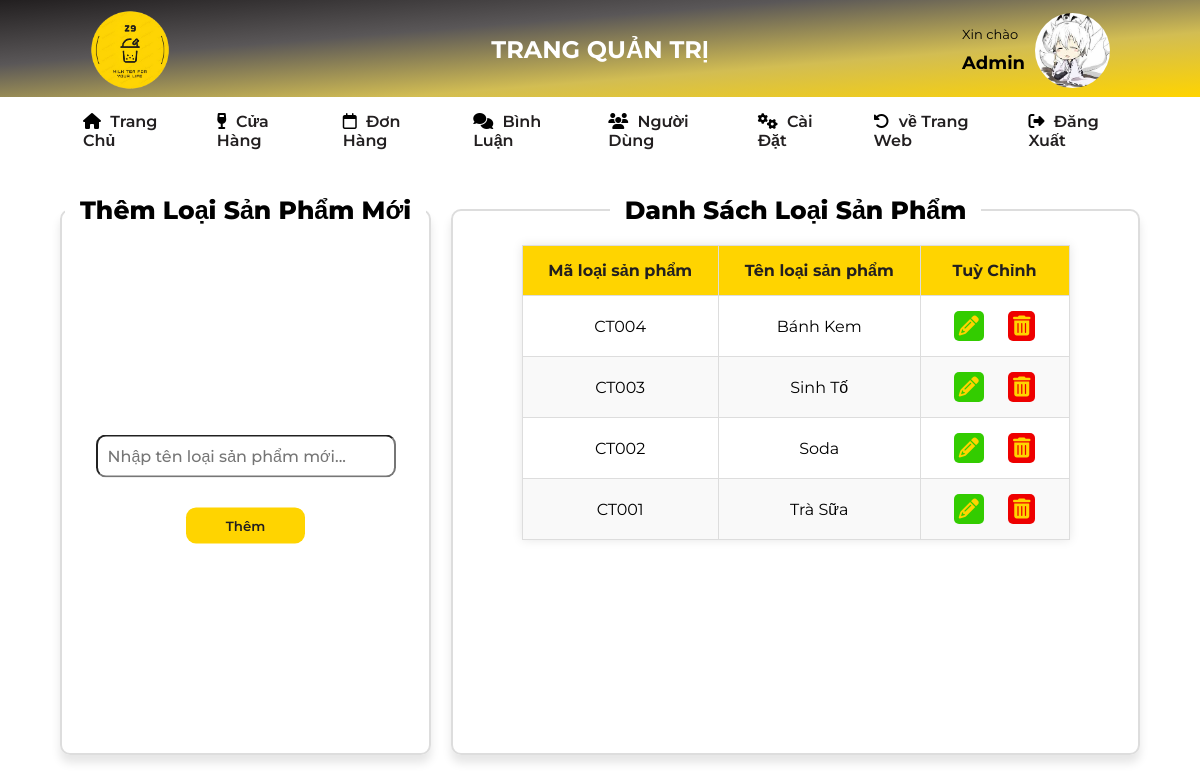
The app's page /admin/categoryAD/index.php (signed in) with its own data.
### tables this page shows
CREATE TABLE `users` (
  `user_id` varchar(10) NOT NULL,
  `user_name` varchar(15) NOT NULL,
  `email` varchar(255) NOT NULL,
  `pass_word` varchar(20) NOT NULL,
  `role` int(1) NOT NULL DEFAULT 1
);

CREATE TABLE `user_path` (
  `user_path_id` int(11) NOT NULL,
  `user_id` varchar(10) NOT NULL,
  `path` varchar(500) NOT NULL
);

CREATE TABLE `categorys` (
  `category_id` varchar(10) NOT NULL,
  `category_name` varchar(255) NOT NULL
);

### admin/categoryAD/index.php (the view, shortened to what this page needs)
<link rel="stylesheet" href="../css/category.css">
<?php
include "../public/header-admin.php";
?>
<div class="container-nav">
    <nav class="nav-admin-page">
        <li class="nav-item">
            <i class="fa-solid fa-house"></i>
            <a href="../index.php">Trang Chủ</a>
        </li>
        <li class="dropdown">
            <i class="fa-solid fa-wine-glass"></i>
            <a href="#">Cửa Hàng</a>
        </li>
        <li class="nav-item">
            <i class="fa-regular fa-calendar"></i>
            <a href="../orders/index.php">Đơn Hàng</a>
        </li>
        <li class="nav-item">
            <i class="fa-solid fa-comments"></i>
            <a href="#">Bình Luận</a>
        </li>
        <li class="nav-item">
            <i class="fa-solid fa-users"></i>
            <a href="../users/index.php">Người Dùng</a>
        </li>
        <li class="nav-item">
            <i class="fa-solid fa-gears"></i>
            <a href="../settings/edit-avt.php">Cài Đặt</a>
        </li>
        <li class="nav-item">
            <i class="fa-solid fa-rotate-left"></i>
            <a href="../../index.php">về Trang Web</a>
        </li>
        <li class="nav-item">
            <i class="fa-solid fa-right-from-bracket"></i>
            <a href="">Đăng Xuất</a>
        </li>
    </nav>
</div>
<div class="container-category">
    <main id="content-page">
        <fieldset class="container-add-new-category">
            <legend>Thêm Loại Sản Phẩm Mới</legend>
            <form class="ad-new-form" action="" method="POST">
                <input class="add-category-text" type="text" name="category_name" placeholder="Nhập tên loại sản phẩm mới..." required>
                <div class="container-add-btn">
                    <button class="add-category-btn" type="submit">Thêm</button>
                </div>
            </form>
        </fieldset>
        <fieldset class="container-list-category">
            <legend>Danh Sách Loại Sản Phẩm</legend>
            <table>
                <thead>
                    <tr>
                        <th>Mã loại sản phẩm</th>
                        <th>Tên loại sản phẩm</th>
                        <th>Tuỳ Chỉnh</th>
                    </tr>
                </thead>
                <tbody>
                    <?php
                    $servername = "localhost";
                    $username = "root";
                    $password = "";
                    $dbname = "z9milktea";
                    $conn = new mysqli($servername, $username, $password, $dbname);
                    $sql = "SELECT * FROM categorys ORDER BY category_id DESC";
                    $result = $conn->query($sql);
                    if ($result->num_rows > 0) {
                        while ($row = $result->fetch_assoc()) {
                            echo "<tr>";
                            echo "<td>" . $row["category_id"] . "</td>";
                            echo "<td>" . $row["category_name"] . "</td>";
                            echo '<td class="action-category">
                                            <button type="button" class="edit-btn">
                                                <a href="edit-category.php?id=' . $row["category_id"] . '"><i class="fa-solid fa-pencil"></i></a>
                                            </button>
                                            <button type="button" class="delete-btn">
                                                <a href="delete-category.php?category_id=' . $row["category_id"] . '"><i class="fa-solid fa-trash-can"></i></a>
                                            </button>
                                        </td>';
                            echo "</tr>";
                        }
                    } else {
                        echo "<p class='message-show-list-category'> Không có loại sản phẩm nào trong cơ sở dữ liệu. </p>";
                    }
                    ?>
                </tbody>
            </table>
        </fieldset>
    </main>
</div>

### admin/public/header-admin.php (shortened to what this page needs)
<link rel="stylesheet" href="https://cdnjs.cloudflare.com/ajax/libs/font-awesome/6.5.1/css/all.min.css" />
<link rel="stylesheet" href="../css/style.css">
<div class="container-header">
    <header id="header-admin">
        <section class="header-admin-left">
            <img src="../images/logo.jpg" alt="logo">
        </section>
        <section class="header-admin-mid">
            <h1>TRANG QUẢN TRỊ</h1>
        </section>
        <section class="header-admin-right">
            <div class="container-title-hello-user">
                <p>Xin chào</p>
                <?php
                    $servername = "localhost";
                    $username = "root";
                    $password = "";
                    $dbname = "z9milktea";
                    $conn = new mysqli($servername, $username, $password, $dbname);
                    if (isset($_SESSION['user_id'])) {
                        $user_id = $_SESSION['user_id'];
                        $sql = "SELECT user_name, role FROM users WHERE user_id = '$user_id'";
                        $result = $conn->query($sql);
                        if ($result->num_rows > 0) {
                            $row = $result->fetch_assoc();
                            $user_name = $row['user_name'];
                            $user_role = $row['role'];
                            if ($user_role == 0) {
                                echo '<div class="container-title-hello-user">
                                    <span>' . $user_name . '</span>
                                </div>';
                            } else {
                                header('Location: /z9milktea/');
                                exit();
                            }
                        } else {
                            echo "Không tìm thấy thông tin người dùng.";
                        }
                    } else {
                        header('Location: /z9milktea/login-sigup/');
                        exit();
                    }
                ?>
            </div>
            <div class="container-img-user">
                <a href="settings/edit-avt.php?user_id='. $user_id .'">
                    <?php
                    include "show-avt.php";
                    ?>
                </a>
            </div>
        </section>
    </header>
</div>

### admin/public/show-avt.php (shortened to what this page needs)
<?php
$servername = "localhost";
$username = "root";
$password = "";
$dbname = "z9milktea";
$conn = new mysqli($servername, $username, $password, $dbname);
if (isset($_SESSION['user_id'])) {
    $user_id = $_SESSION['user_id'];
    $sqlGetImagePath = "SELECT path FROM user_path WHERE user_id = '$user_id'";
    $resultGetImagePath = $conn->query($sqlGetImagePath);
    if ($resultGetImagePath->num_rows > 0) {
        $rowImagePath = $resultGetImagePath->fetch_assoc();
        $imagePath = 'uploads/' . $rowImagePath['path'];
        $web_image_path = 'http://localhost/z9milktea/admin/settings/' . $imagePath;
        echo '<img src="' . $web_image_path . '" alt="img-user">';
    } else {
        echo "Image not found.";
    }
} else {
    echo "User ID is not set in session.";
}
?>

### admin/css/category.css (style rules this page uses)
* { margin: 0; padding: 0; box-sizing: border-box; font-family: 'Montserrat', sans-serif; }
ul, li, a { text-decoration: none; list-style: none; }
.container-nav { background-color: #fff; }
.nav-admin-page { display: flex; justify-content: space-between; width: 90%; margin: 0px auto; }
.nav-admin-page .nav-item { padding: 15px 23px; position: relative; transition: all ease-in-out 0.3s; cursor: pointer; }
.nav-item:after, .dropdown:after { content: ""; position: absolute; bottom: 0; left: 50%; width: 0; height: 1px; background-color: #221F20; transition: all ease-in-out 0.3s; transform: translateX(-50%); }
.nav-admin-page li a { color: #221F20; font-weight: 600; margin-left: 5px; transition: all ease-in-out 0.3s; }
.dropdown { padding: 15px 23px; position: relative; transition: all ease-in-out 0.3s; cursor: pointer; }
fieldset { border: 2px solid #ddd; border-radius: 10px; box-shadow: 0 8px 10px 0 rgb(0 0 0 / 10%); }
.container-category { margin-top: 30px; }
#content-page { width: 90%; margin: 0px auto; display: flex; gap: 20px; }
.container-add-new-category { width: 35%; text-align: center; display: inline-block; position: relative; }
.container-add-new-category legend { font-size: 25px; font-weight: 800; text-align: center; display: block; padding: 0px 15px; }
.ad-new-form { position: absolute; top: 50%; left: 50%; transform: translate(-50%, -50%); }
.add-category-text { outline: #FFD400; padding: 10px 10px; width: 300px; font-weight: 500; font-size: 16px; border-radius: 10px; }
.container-add-btn { margin-top: 30px; }
.add-category-btn { background-color: #FFD400; color: #221F20; padding: 10px 40px; border: none; border-radius: 10px; cursor: pointer; font-weight: 600; overflow: hidden; position: relative; transition: color 0.3s ease, background-color 0.3s ease; }
.add-category-btn::before { content: ""; position: absolute; top: 0; left: -100%; width: 100%; height: 100%; background: linear-gradient(to right, transparent, #221F20); transition: left 0.5s ease-in-out; }
.container-list-category { width: 65%; height: 70vh; overflow-y: auto; scrollbar-width: thin; scrollbar-color: #FFD400 #fff; }
.container-list-category legend { font-size: 25px; font-weight: 800; text-align: center; display: block; padding: 0px 15px; }
table { border-collapse: collapse; width: 80%; margin: 20px auto; background-color: #fff; box-shadow: 0 0 10px rgba(0, 0, 0, 0.1); }
th, td { border: 1px solid #ddd; padding: 15px; text-align: center; }
th { background-color: #FFD400; color: #221f20; }
tr:nth-child(even) { background-color: #f9f9f9; }
.edit-btn, .delete-btn { margin: 0px 10px; padding: 5px; cursor: pointer; font-size: 20px; border-radius: 5px; border: none; }
.edit-btn { background-color: #33CC00; }
.delete-btn { background-color: #EE0000; }
.edit-btn a, .delete-btn a { color: #FFD400; }

### admin/css/style.css (style rules this page uses)
* { margin: 0; padding: 0; box-sizing: border-box; font-family: 'Montserrat', sans-serif; }
ul, li, a { text-decoration: none; list-style: none; }
.container-nav { background-color: #fff; }
.nav-admin-page { display: flex; justify-content: space-between; width: 90%; margin: 0px auto; }
.nav-admin-page .nav-item { padding: 15px 23px; position: relative; transition: all ease-in-out 0.3s; cursor: pointer; }
.nav-item:after, .dropdown:after { content: ""; position: absolute; bottom: 0; left: 50%; width: 0; height: 1px; background-color: #221F20; transition: all ease-in-out 0.3s; transform: translateX(-50%); }
.nav-admin-page li a { color: #221F20; font-weight: 600; margin-left: 5px; transition: all ease-in-out 0.3s; }
.dropdown { padding: 15px 23px; position: relative; transition: all ease-in-out 0.3s; cursor: pointer; }

### admin/public/show-avt.php (style rules this page uses)
img { border-radius: 50%; }

### records on screen
users: user_name "Admin"
user_path: path (picture)
categorys: category_id "CT004", category_name "Bánh Kem"
categorys: category_id "CT003", category_name "Sinh Tố"
categorys: category_id "CT002", category_name "Soda"
categorys: category_id "CT001", category_name "Trà Sữa"
